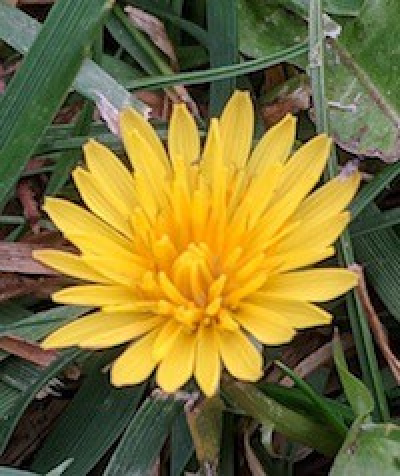
#> input picture Lecture9/images/flower.png, 400 x 476 px
$ python imageexamples.py
#> lines starting #> are read from the running program, lines starting #| are printed output that depends on the picture
### Lecture9/simpleimage.py
#!/usr/bin/env python3

"""
Stanford CS106AP SimpleImage

Written by Nick Parlante, Sonja Johnson-Yu, and Nick Bowman.
 -7/2019  version, has file reading, pix, foreach, hidden get/setpix

SimpleImage Features:
Create image:
  image = SimpleImage.blank(400, 200)   # create new image of size
  image = SimpleImage('foo.jpg')        # create from file

Access size
  image.width, image.height

Get pixel at x,y
  pix = image.get_pixel(x, y)
  # pix is RGB tuple like (100, 200, 0)

Set pixel at x,y
  image.set_pixel(x, y, pix)   # set data by tuple also

Get Pixel object at x,y
  pixel = image.get_pixel(x, y)
  pixel.red = 0
  pixel.blue = 255

Show image on screen
  image.show()

The main() function below demonstrates the above functions as a test.
"""

import sys
# If the following line fails, "Pillow" needs to be installed
from PIL import Image


def clamp(num):
    """
    Return a "clamped" version of the given num,
    converted to be an int limited to the range 0..255 for 1 byte.
    """
    num = int(num)
    if num < 0:
        return 0
    if num >= 256:
        return 255
    return num


class Pixel(object):
    """
    A pixel at an x,y in a SimpleImage.
    Supports set/get .red .green .blue
    and get .x .y
    """
    def __init__(self, image, x, y):
        self.image = image
        self._x = x
        self._y = y

    def __str__(self):
        return 'r:' + str(self.red) + ' g:' + str(self.green) + ' b:' + str(self.blue)

    # Pillow image stores each pixel color as a (red, green, blue) tuple.
    # So the functions below have to unpack/repack the tuple to change anything.

    @property
    def red(self):
        return self.image.px[self._x, self._y][0]

    @red.setter
    def red(self, value):
        rgb = self.image.px[self._x, self._y]
        self.image.px[self._x, self._y] = (clamp(value), rgb[1], rgb[2])

    @property
    def green(self):
        return self.image.px[self._x, self._y][1]

    @green.setter
    def green(self, value):
        rgb = self.image.px[self._x, self._y]
        self.image.px[self._x, self._y] = (rgb[0], clamp(value), rgb[2])

    @property
    def blue(self):
        return self.image.px[self._x, self._y][2]

    @blue.setter
    def blue(self, value):
        rgb = self.image.px[self._x, self._y]
        self.image.px[self._x, self._y] = (rgb[0], rgb[1], clamp(value))

    @property
    def x(self):
        return self._x

    @property
    def y(self):
        return self._y


# color tuples for background color names 'red' 'white' etc.
BACK_COLORS = {
    'white': (255, 255, 255),
    'black': (0, 0, 0),
    'red': (255, 0, 0),
    'green': (0, 255, 0),
    'blue': (0, 0, 255),
}


class SimpleImage(object):
    def __init__(self, filename, width=0, height=0, back_color=None):
        """
        Create a new image. This case works: SimpleImage('foo.jpg')
        To create a blank image use SimpleImage.blank(500, 300)
        The other parameters here are for internal/experimental use.
        """
#> called with filename = 'images/flower.png', width = 0, height = 0
        # Create pil_image either from file, or making blank
        if filename:
            self.pil_image = Image.open(filename).convert("RGB")
            if self.pil_image.mode != 'RGB':
                raise Exception('Image file is not RGB')
            self._filename = filename  # hold onto
        else:
            if not back_color:
                back_color = 'white'
            color_tuple = BACK_COLORS[back_color]
            if width == 0 or height == 0:
                raise Exception('Creating blank image requires width/height but got {} {}'
                                .format(width, height))
            self.pil_image = Image.new('RGB', (width, height), color_tuple)
        self.px = self.pil_image.load()
        size = self.pil_image.size
#> size = (400, 476)
        self._width = size[0]
#> self._width = 400
        self._height = size[1]
#> self._height = 476
        self.curr_x = 0
        self.curr_y = 0

    def __iter__(self):
        return self

    def __next__(self):
        if self.curr_x < self.width and self.curr_y < self.height:
            x = self.curr_x
#> x = 0
            y = self.curr_y
            self.increment_curr_counters()
            return Pixel(self, x, y)
        else:
            self.curr_x = 0
            self.curr_y = 0
            raise StopIteration()

    def increment_curr_counters(self):
        self.curr_x += 1
        if self.curr_x == self.width:
            self.curr_x = 0
            self.curr_y += 1

    # [9 lines left out: functions blank, file, not called in this run]

    @property
    def width(self):
        """Width of image in pixels."""
        return self._width

    @property
    def height(self):
        """Height of image in pixels."""
        return self._height

    # [25 lines left out: functions get_pixel, set_pixel, set_rgb, not called in this run]

    def _get_pix_(self, x, y):
        """Get pix RGB tuple (200, 100, 50) for the given x,y."""
        return self.px[x, y]

    def _set_pix_(self, x, y, pix):
        """Set the given pix RGB tuple into the image at the given x,y."""
        self.px[x, y] = pix

    def show(self):
        """Displays the image using an external utility."""
        self.pil_image.show()

    # [39 lines left out: functions make_as_big_as, main, not called in this run]


# [2 lines that do not run on import are left out]

### Lecture9/imageexamples.py
"""
File: imageexample.py
---------------------
This program contains several examples of functions that
manipulate an image to show how the SimpleImage library works.
"""

from simpleimage import SimpleImage


def darker(filename):
    """
    Reads image from file specified by filename.
    Makes image darker by halving red, green, blue values.
    Returns the darker version of image.
    """
    # Demonstrate looping over all the pixels of an image,
    # changing each pixel to be half its original intensity.
    image = SimpleImage(filename)
    for pixel in image:
        pixel.red = pixel.red // 2
        pixel.green = pixel.green // 2
        pixel.blue = pixel.blue // 2
#> in show (call 2), `self.pil_image.show()`:
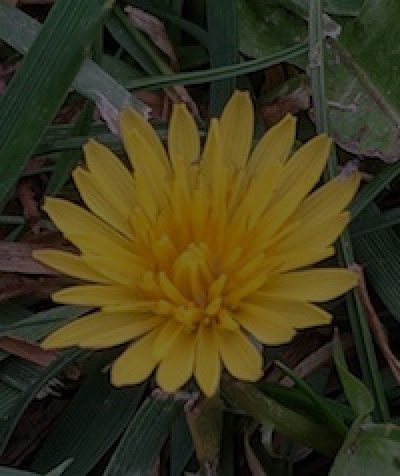
#> shown: PIL image 400x476 RGB; mean R, G, B 61.7, 56.4, 27.3
    return image


def red_channel(filename):
    """
    Reads image from file specified by filename.
    Changes the image as follows:
    For every pixel, set green and blue values to 0
    yielding the red channel.
    Return the changed image.
    """
#> called with filename = 'images/flower.png'
    image = SimpleImage(filename)
    for pixel in image:
        pixel.green = 0
        pixel.blue = 0
    return image


def right_half_darker(filename):
    """
    Reads image from file specified by filename.
    Make *right half* of the image to be half as bright.
    (Show an example setting RGB values as floats)
    """
    image = SimpleImage(filename)
    for pixel in image:
        # if pixel is in right half of image
        # (e.g. width is 100, right half begins at x=50)
        if pixel.x >= image.width // 2:
            pixel.red *= 0.5
            pixel.green *= 0.5
            pixel.blue *= 0.5
    return image


def compute_luminosity(red, green, blue):
    """
    Calculates the luminosity of a pixel using NTSC formula
    to weight red, green, and blue values appropriately.
    """
    return (0.299 * red) + (0.587 * green) + (0.114 * blue)


def grayscale(filename):
    """
    Reads image from file specified by filename.
    Change the image to be grayscale using the NTSC
    luminosity formula and return it.
    """
    image = SimpleImage(filename)
    for pixel in image:
        luminosity = compute_luminosity(pixel.red, pixel.green, pixel.blue)
        pixel.red = luminosity
        pixel.green = luminosity
        pixel.blue = luminosity
    return image


def main():
    """
    Run your desired image manipulation functions here.
    You should store the return value (image) and then
    call .show() to visualize the output of your program.
    """
    original_flower = SimpleImage('images/flower.png')
    original_flower.show()

    dark_flower = darker('images/flower.png')
    dark_flower.show()

    red_flower = red_channel('images/flower.png')
    red_flower.show()
#> in show (call 3), `self.pil_image.show()`:
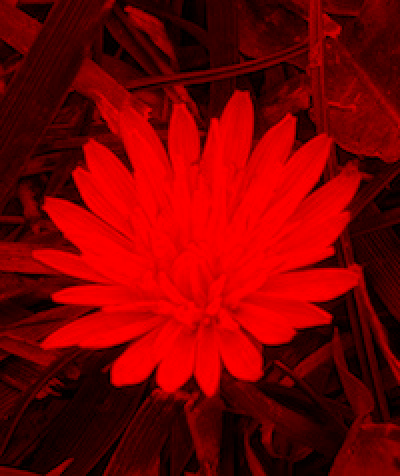
#> shown: PIL image 400x476 RGB; mean R, G, B 123.9, 0, 0

    """
    grayscale_flower_avg = grayscale('images/flower.png')
    grayscale_flower_avg.show()
    """

if __name__ == '__main__':
    main()

$ run again, with Lecture9/images/stop.png copied over Lecture9/images/flower.png
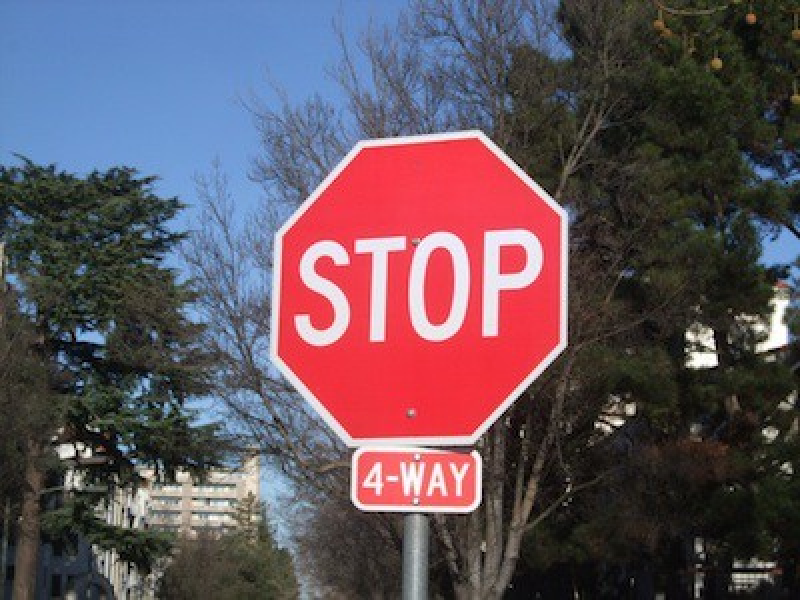
#> input picture Lecture9/images/stop.png, 800 x 600 px
#> in show (call 2), `self.pil_image.show()`:
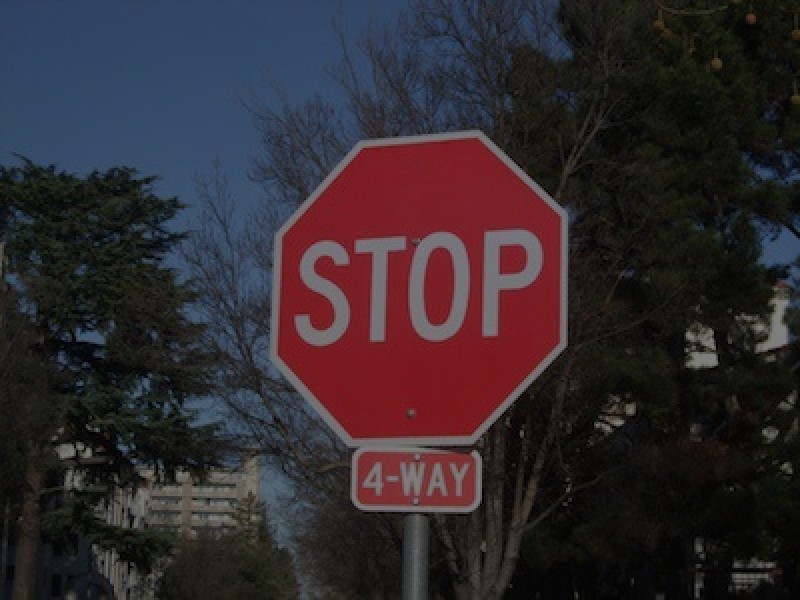
#> shown: PIL image 800x600 RGB; mean R, G, B 48.8, 40.7, 45.6
#> in show (call 3), `self.pil_image.show()`:
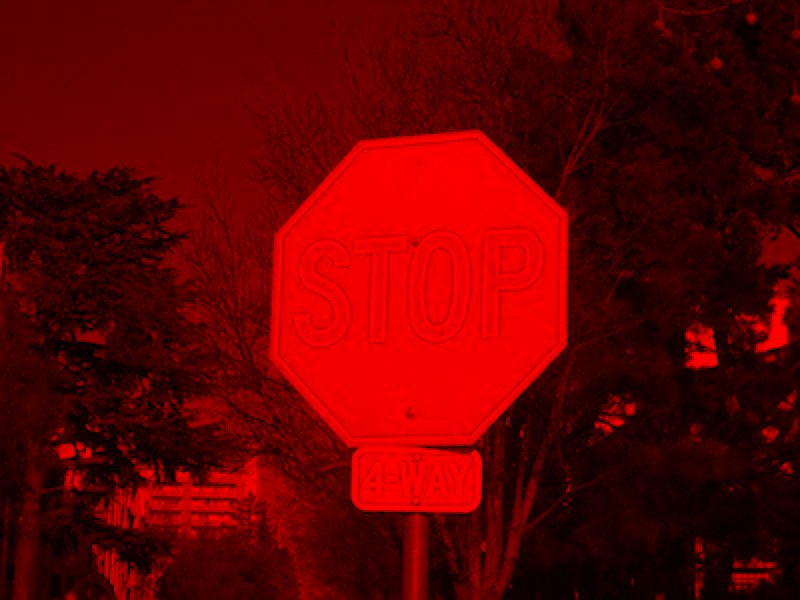
#> shown: PIL image 800x600 RGB; mean R, G, B 98.2, 0, 0
